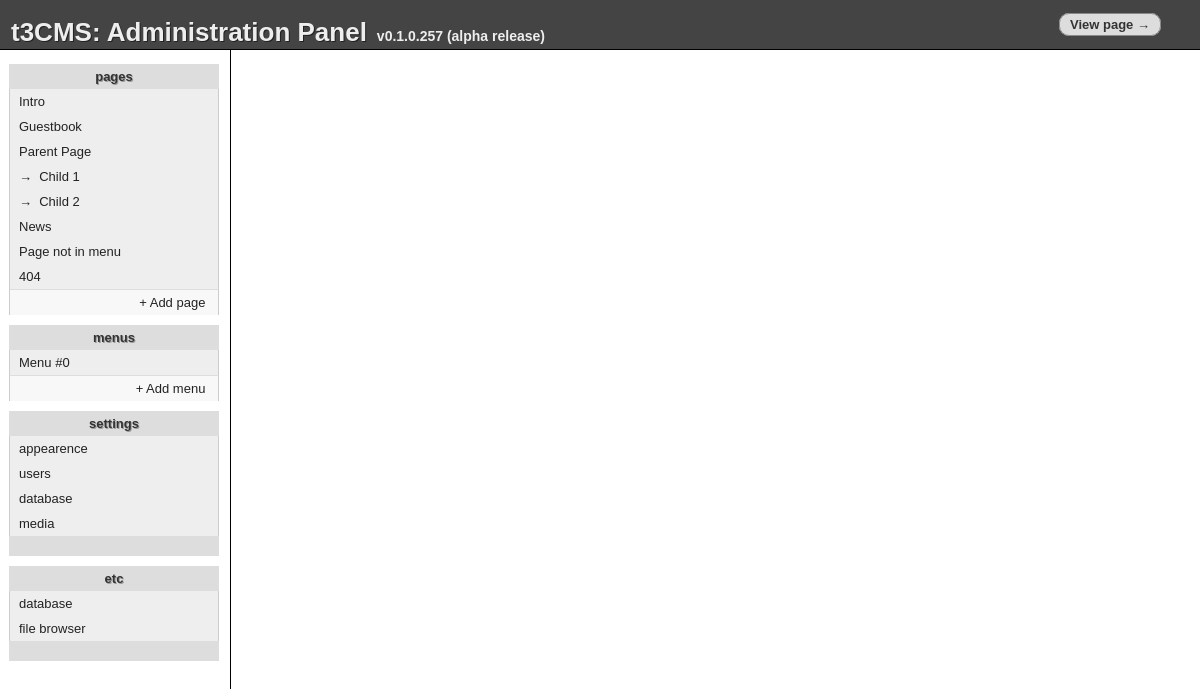
The app's page /admin.php, older data.
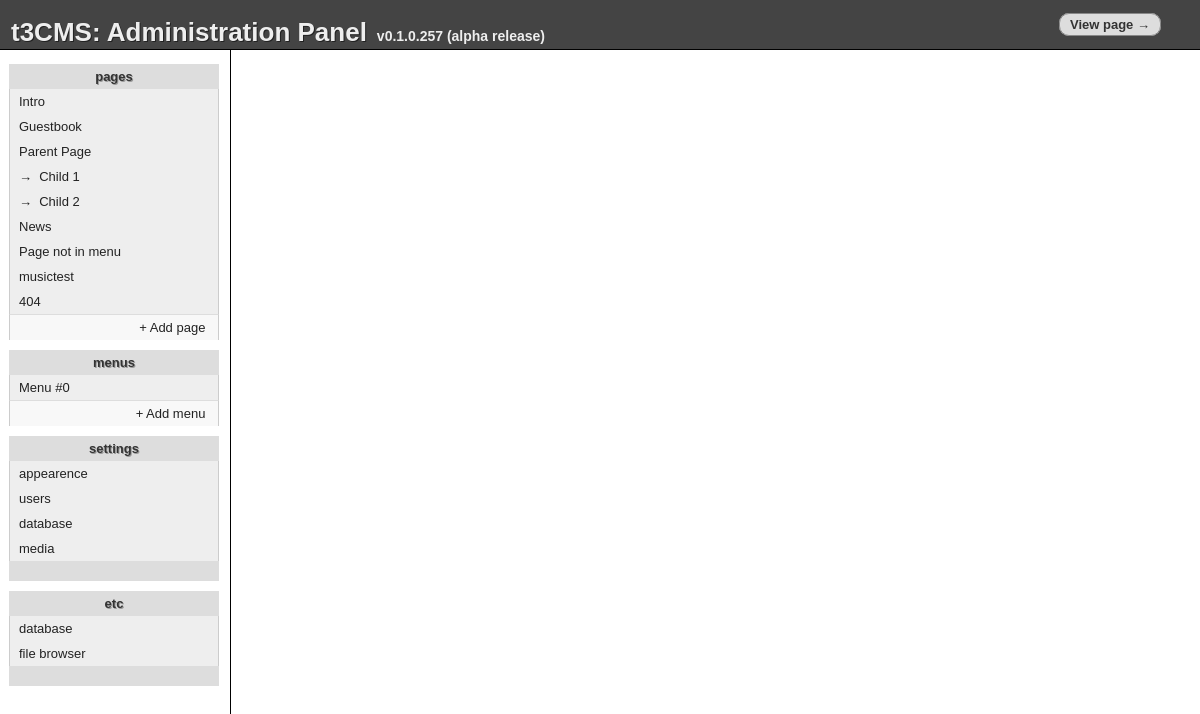
The same page, newer data.
### tables this page shows
CREATE TABLE "pages" ("id" INTEGER PRIMARY KEY  NOT NULL ,"name" TEXT,"type" TEXT,"content" TEXT,"title" TEXT,"sub" TEXT DEFAULT _ , "special" INTEGER DEFAULT 0);

CREATE TABLE "menus" ("id" INTEGER PRIMARY KEY  AUTOINCREMENT  NOT NULL , "menu" INTEGER NOT NULL  DEFAULT 0, "label" TEXT, "type" TEXT DEFAULT page, "link" TEXT, "sorting" INTEGER DEFAULT 0);

### inc/inc.admin.php (the view, shortened to what this page needs)
<?php
 include_once('inc/inc.db.php');
 function a_do_pages($sub = '_', $lvl = 0){
    global $_DB;
    $active_page = $_GET['page'];
    foreach ($_DB->query("SELECT * FROM pages where sub='$sub' ORDER BY special,id") as $r){
        $spacing = str_repeat('&rarr;&nbsp;&nbsp;',$lvl);
        $active = $active_page==$r['name']?' active':'';
        print "   <a href=\"?edit=page&page={$r['name']}\" class=\"$active\">$spacing{$r['title']}</a>\n";
        a_do_pages($r['name'], $lvl+1);
    }
 }
 function a_do_menus(){
    global $_DB;
	$a = array();
    foreach ($_DB->query("SELECT * FROM menus") as $r){
		if (! in_array($r['menu'],$a)){
			print "   <a href=\"?edit=menu&menu={$r['menu']}\">Menu #{$r['menu']}</a>\n";
			$a[] = $r['menu'];
		}
    }
 }
?>

### admin.php (shortened to what this page needs)
<?php
 include_once("inc/inc.admin.php");
?>
<html>
 <head>
  <link rel="stylesheet" href="etc/admin.css" type="text/css" />
 </head>
 <body onload="init_mce('full')">
  <table id="tcont" cellspacing="0" border="0">
   <tr>
    <td id="thead" colspan="2">
     <table style="width:100%;height:100%;" cellspacing="0" cellpadding="0">
      <tr>
       <td style="vertical-align:bottom"><h1>t3CMS: Administration Panel</h1><h2>v0.1.0.257 (alpha release)</h2></td>
       <td width="140" style="vertical-align:middle;"><a href="." class="butlink" style="margin-right:16px">View page &rarr;</a></td>
      </tr>
     </table>
    </td>
   </tr>
   <tr>
    <td id="tmenu">
     <div>
      <b>pages</b>
<?php a_do_pages() ?>
      <a class="add" href="?edit=page&page=_new&tab=add">+ Add page&nbsp;</a>
      <b>menus</b>
<?php a_do_menus() ?>
      <a class="add" href="?edit=menu&menu=_new&tab=add">+ Add menu&nbsp;</a>
      <b>settings</b>
      <a href="?edit=setting&setting=appearence">appearence</a>
      <a href="?edit=setting&setting=users">users</a>
      <a href="?edit=setting&setting=database">database</a>
      <a href="?edit=setting&setting=appearence">media</a>
      <b class="end">&nbsp;</b>
      <b>etc</b>
      <a href="?special=database">database</a>
      <a href="?special=filebrowser">file browser</a>
      <b class="end">&nbsp;</b>
     </div>
    </td>
    <td id="tmain">
    </td>
   </tr>
  </table>
 </body>
</html>

### etc/admin.css (style rules this page uses)
html,body { width:100%;height:100%;margin:0px }
* { font-family:sans-serif; font-size: 13px }
#tcont { width:100%;height:100%; }
#thead { height: 50px;border-bottom: 1px black solid; background-color: #444 }
#thead h1 { margin:0px;margin-left: 10px; color: #eee;font-size:26px; text-shadow: #222 1px 1px;display:inline }
#thead h2 { margin:0px;font-size:14px;color:#eee;display:inline;margin-left:10px }
#thead table tr td { vertical-align: middle }
#tmenu { width:220px; padding: 5px; padding-top:0px; vertical-align: top; border-right: 1px black solid; font-family: sans-serif; font-size: 13px }
#tmenu a { color: #222; text-decoration: none; display: block; width: 190px; background: #eee; padding: 5 9 5 9px; border: 1px #ccc solid; border-width: 0 1 0 1px }
#tmenu a.add { border-top: 1px #ddd solid; background: #f8f8f8; text-align: right; border-radius: 0 0 10 10px; -moz-border-radius: 0 0 10 10px }
#tmenu b { margin-top: 10px; color:#333; background: #ddd; text-align: center; display: block; width: 210px; padding: 5 0 5 0px; text-shadow: #999 1px 1px; border-radius: 10 10 0 0px; -moz-border-radius: 10 10 0 0px }
#tmenu b.end { border-radius: 0 0 10 10px; -moz-border-radius: 0 0 10 10px; margin-top: 0px; height: 10px; }
#tmenu div { padding:4px;overflow:hidden }
.butlink { display:inline; padding:3px; margin: 0px; padding-left: 10px; padding-right: 10px; -moz-border-radius: 10px; border-radius: 10px; border: 1px #888 solid; background: #ddd; color: #333; text-align: center; font-weight: bold; font-size: small; text-decoration: none; }

Row changes from the older to the newer data that the page shows:
added pages: title "musictest", shown under "v0.1.0.257 (alpha release)"
